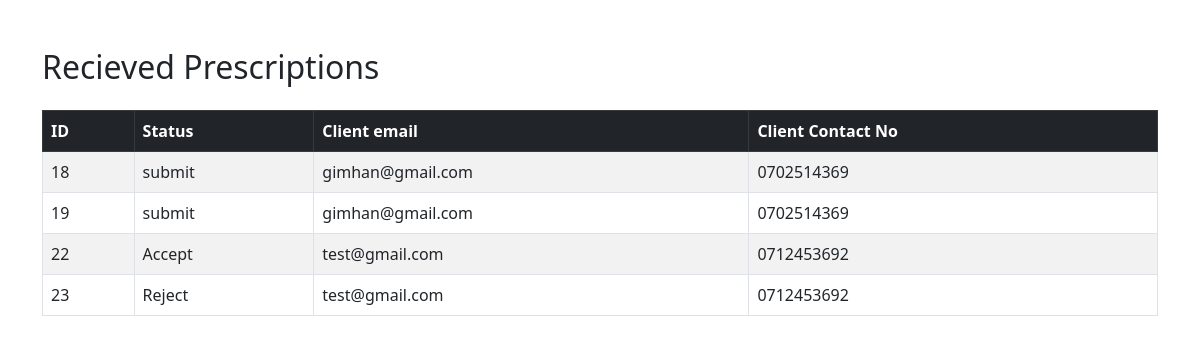
Screenshot of /PharmacyHome.php with the database file from the repository.
### tables this page shows
CREATE TABLE IF NOT EXISTS `prescription` (
  `id` int NOT NULL AUTO_INCREMENT,
  `user_id` int NOT NULL,
  `status_id` int NOT NULL,
  PRIMARY KEY (`id`),
  KEY `fk_Prescription_user_idx` (`user_id`),
  KEY `fk_Prescription_status1_idx` (`status_id`),
  CONSTRAINT `fk_Prescription_status1` FOREIGN KEY (`status_id`) REFERENCES `status` (`id`),
  CONSTRAINT `fk_Prescription_user` FOREIGN KEY (`user_id`) REFERENCES `user` (`id`)
);

CREATE TABLE IF NOT EXISTS `status` (
  `id` int NOT NULL AUTO_INCREMENT,
  `status` varchar(45) DEFAULT NULL,
  PRIMARY KEY (`id`)
);

CREATE TABLE IF NOT EXISTS `user` (
  `id` int NOT NULL AUTO_INCREMENT,
  `name` varchar(45) DEFAULT NULL,
  `email` varchar(45) DEFAULT NULL,
  `address` varchar(45) DEFAULT NULL,
  `contact_no` varchar(45) DEFAULT NULL,
  `dob` date DEFAULT NULL,
  `password` varchar(45) DEFAULT NULL,
  PRIMARY KEY (`id`)
);

### connection.php (called while the page is built, shortened)
<?php
class Database
{
    public static $connection;
    public static function setUpConnection()
    {
        if (!isset(Database::$connection)) {
            Database::$connection = new mysqli("localhost", "root", "Gim#52554562", "medi_db", "3306");
        }
    }
    public static function search($q)
    {
        $resultset =  Database::$connection->query($q);
        return $resultset;
    }
}
?>

### PharmacyHome.php (the view, shortened to what this page needs)
<?php
require "connection.php";
?>
<!DOCTYPE html>
<html>
<head>
    <link rel="stylesheet" href="https://cdn.jsdelivr.net/npm/bootstrap@5.3.0/dist/css/bootstrap.min.css">
</head>
<body>
    <div class="container mt-5">
        <h2 class="mb-4">Recieved Prescriptions</h2>
        <table class="table table-bordered table-striped">
            <thead class="table-dark">
                <tr>
                    <th>ID</th>
                    <th>Status</th>
                    <th>Client email</th>
                    <th>Client Contact No</th>
                </tr>
            </thead>
            <tbody>
                <?php
                $result = Database::search("SELECT `prescription`.`id`,`status`.`status`,`user`.`email`,`user`.`contact_no` FROM `prescription` INNER JOIN `user` ON `user`.`id`=`prescription`.`user_id` INNER JOIN `status` ON `status`.`id`=`prescription`.`status_id`");
                $n = $result->num_rows;
                for ($i = 0; $i < $n; $i++) {
                    $resultData = $result->fetch_assoc();
                ?>
                    <tr onclick="viewPrescription(<?php echo $resultData['id'] ?>)">
                        <td><?php echo $resultData["id"] ?></td>
                        <td><?php echo $resultData["status"] ?></td>
                        <td><?php echo $resultData["email"] ?></td>
                        <td><?php echo $resultData["contact_no"] ?></td>
                    </tr>
                <?php
                }
                ?>
            </tbody>
        </table>
    </div>
</body>
</html>

### rows the page displays
prescription: id "18", status.status "submit", user.email "gimhan@gmail.com", user.contact_no "0702514369"
prescription: id "19", status.status "submit", user.email "gimhan@gmail.com", user.contact_no "0702514369"
prescription: id "22", status.status "Accept", user.email "test@gmail.com", user.contact_no "0712453692"
prescription: id "23", status.status "Reject", user.email "test@gmail.com", user.contact_no "0712453692"
